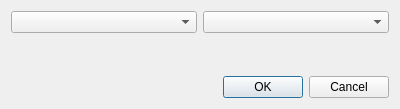
<?xml version="1.0" encoding="UTF-8"?>
<ui version="4.0">
 <class>DataFrameSortDialog</class>
 <widget class="QDialog" name="DataFrameSortDialog">
  <property name="geometry">
   <rect>
    <x>0</x>
    <y>0</y>
    <width>400</width>
    <height>109</height>
   </rect>
  </property>
  <property name="windowTitle">
   <string>Sort</string>
  </property>
  <layout class="QGridLayout" name="gridLayout">
   <item row="0" column="0">
    <widget class="QComboBox" name="comboBoxColumns"/>
   </item>
   <item row="2" column="0" colspan="2">
    <widget class="QDialogButtonBox" name="buttonBox">
     <property name="orientation">
      <enum>Qt::Orientation::Horizontal</enum>
     </property>
     <property name="standardButtons">
      <set>QDialogButtonBox::StandardButton::Cancel|QDialogButtonBox::StandardButton::Ok</set>
     </property>
    </widget>
   </item>
   <item row="0" column="1">
    <widget class="QComboBox" name="comboBoxSortType"/>
   </item>
   <item row="1" column="0">
    <spacer name="verticalSpacer">
     <property name="orientation">
      <enum>Qt::Orientation::Vertical</enum>
     </property>
     <property name="sizeHint" stdset="0">
      <size>
       <width>20</width>
       <height>40</height>
      </size>
     </property>
    </spacer>
   </item>
  </layout>
 </widget>
 <resources/>
 <connections>
  <connection>
   <sender>buttonBox</sender>
   <signal>accepted()</signal>
   <receiver>DataFrameSortDialog</receiver>
   <slot>accept()</slot>
   <hints>
    <hint type="sourcelabel">
     <x>248</x>
     <y>254</y>
    </hint>
    <hint type="destinationlabel">
     <x>157</x>
     <y>274</y>
    </hint>
   </hints>
  </connection>
  <connection>
   <sender>buttonBox</sender>
   <signal>rejected()</signal>
   <receiver>DataFrameSortDialog</receiver>
   <slot>reject()</slot>
   <hints>
    <hint type="sourcelabel">
     <x>316</x>
     <y>260</y>
    </hint>
    <hint type="destinationlabel">
     <x>286</x>
     <y>274</y>
    </hint>
   </hints>
  </connection>
 </connections>
</ui>
